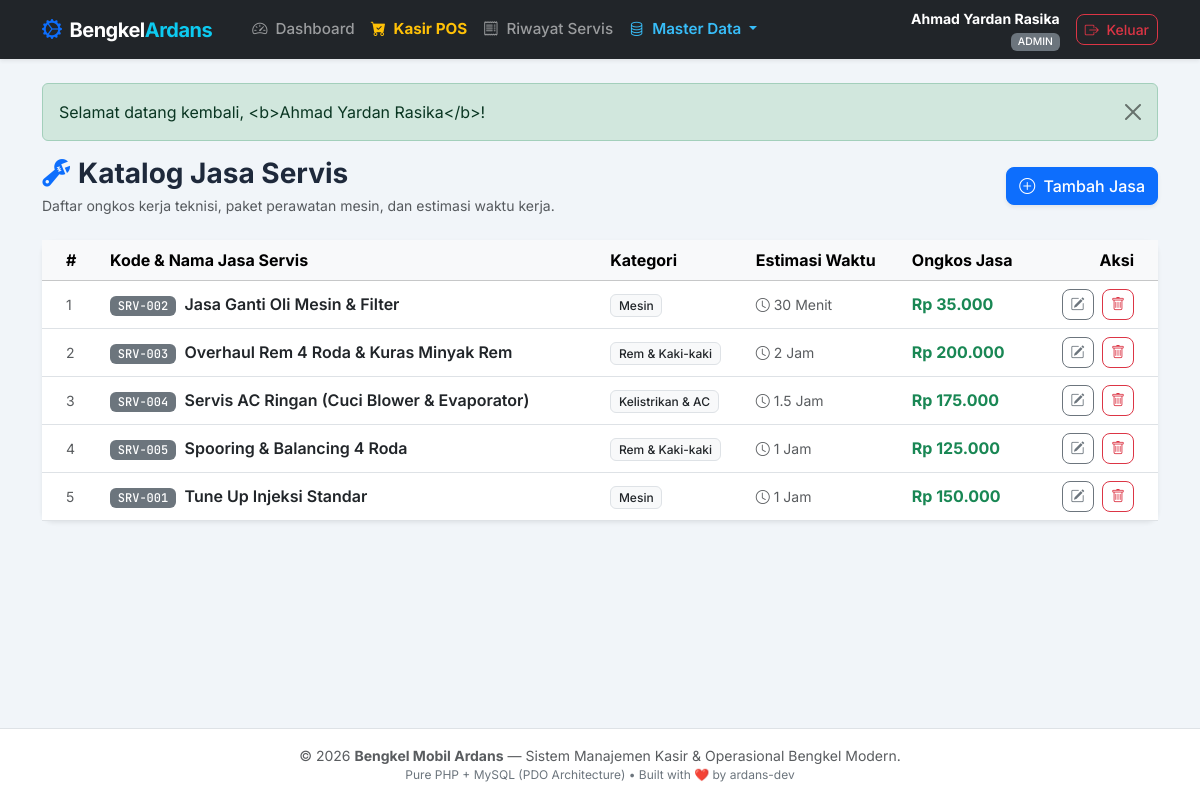
Page /layanan.php (signed in) on the committed database.
### tables this page shows
CREATE TABLE layanan (
    id_layanan INT AUTO_INCREMENT PRIMARY KEY,
    kode_layanan VARCHAR(20) NOT NULL UNIQUE COMMENT 'Kode referensi jasa (misal: SRV-001)',
    nama_layanan VARCHAR(100) NOT NULL COMMENT 'Nama jasa (misal: Tune Up Injeksi, Ganti Oli Mesin)',
    kategori VARCHAR(50) DEFAULT 'Umum' COMMENT 'Kategori pekerjaan (misal: Mesin, Rem, AC)',
    biaya_jasa DECIMAL(12, 2) NOT NULL DEFAULT 0.00 COMMENT 'Ongkos jasa montir dalam rupiah',
    estimasi_waktu VARCHAR(30) DEFAULT '1 Jam' COMMENT 'Perkiraan durasi pengerjaan jasa',
    created_at TIMESTAMP DEFAULT CURRENT_TIMESTAMP
);

### layanan.php (the view, shortened to what this page needs)
<?php
$layanan_list = db()->query("SELECT * FROM layanan ORDER BY nama_layanan ASC")->fetchAll();
include __DIR__ . '/includes/header.php';
?>
<div class="d-flex flex-wrap justify-content-between align-items-center mb-4 gap-2">
    <div>
        <h3 class="fw-bold mb-1"><i class="bi bi-wrench-adjustable text-primary me-2"></i>Katalog Jasa Servis</h3>
        <p class="text-muted small mb-0">Daftar ongkos kerja teknisi, paket perawatan mesin, dan estimasi waktu kerja.</p>
    </div>
    <button class="btn btn-primary shadow-sm" data-bs-toggle="modal" data-bs-target="#modalTambah">
        <i class="bi bi-plus-circle me-1"></i> Tambah Jasa
    </button>
</div>
<div class="card shadow-sm border-0">
    <div class="card-body p-0">
        <div class="table-responsive">
            <table class="table table-hover align-middle mb-0">
                <thead class="table-light">
                    <tr>
                        <th class="ps-4" style="width: 60px;">#</th>
                        <th>Kode & Nama Jasa Servis</th>
                        <th>Kategori</th>
                        <th>Estimasi Waktu</th>
                        <th>Ongkos Jasa</th>
                        <th class="text-end pe-4">Aksi</th>
                    </tr>
                </thead>
                <tbody>
                    <?php if (empty($layanan_list)): ?>
                        <tr>
                            <td colspan="6" class="text-center py-5 text-muted">
                                <i class="bi bi-tools fs-2 d-block mb-2 text-secondary"></i>
                                Belum ada jasa servis yang terdaftar di katalog.
                            </td>
                        </tr>
                    <?php else: ?>
                        <?php $no = 1; foreach ($layanan_list as $row): ?>
                            <tr>
                                <td class="ps-4 text-muted small"><?= $no++ ?></td>
                                <td>
                                    <span class="badge bg-secondary font-mono small me-1"><?= e($row['kode_layanan']) ?></span>
                                    <span class="fw-semibold text-dark"><?= e($row['nama_layanan']) ?></span>
                                </td>
                                <td><span class="badge bg-light text-dark border"><?= e($row['kategori']) ?></span></td>
                                <td>
                                    <small class="text-muted"><i class="bi bi-clock me-1"></i><?= e($row['estimasi_waktu']) ?></small>
                                </td>
                                <td class="fw-bold text-success"><?= rupiah($row['biaya_jasa']) ?></td>
                                <td class="text-end pe-4">
                                    <button class="btn btn-outline-secondary btn-sm me-1"
                                            onclick="editLayanan(<?= htmlspecialchars(json_encode($row), ENT_QUOTES, 'UTF-8') ?>)">
                                        <i class="bi bi-pencil-square"></i>
                                    </button>
                                    <a href="layanan.php?action=hapus&id=<?= (int)$row['id_layanan'] ?>"
                                       class="btn btn-outline-danger btn-sm"
                                       onclick="return confirm('Apakah Anda yakin ingin menghapus jasa ini?');">
                                        <i class="bi bi-trash"></i>
                                    </a>
                                </td>
                            </tr>
                        <?php endforeach; ?>
                    <?php endif; ?>
                </tbody>
            </table>
        </div>
    </div>
</div>
<?php include __DIR__ . '/includes/footer.php'; ?>

### includes/header.php (style rules this page uses)
body { font-family: 'Inter', sans-serif; background-color: #f1f5f9; color: #1e293b; min-height: 100vh; display: flex; flex-direction: column; }
.font-mono { font-family: 'JetBrains Mono', monospace; }
.card { border: 1px solid #e2e8f0; border-radius: 12px; box-shadow: 0 1px 3px 0 rgb(0 0 0 / 0.05); }
.btn { border-radius: 8px; font-weight: 500; }
.badge { font-weight: 500; }

### rows in the picture
layanan: kode_layanan "SRV-002", nama_layanan "Jasa Ganti Oli Mesin & Filter", kategori "Mesin", estimasi_waktu "30 Menit", biaya_jasa "Rp 35.000"
layanan: kode_layanan "SRV-003", nama_layanan "Overhaul Rem 4 Roda & Kuras Minyak Rem", kategori "Rem & Kaki-kaki", estimasi_waktu "2 Jam", biaya_jasa "Rp 200.000"
layanan: kode_layanan "SRV-004", nama_layanan "Servis AC Ringan (Cuci Blower & Evaporator)", kategori "Kelistrikan & AC", estimasi_waktu "1.5 Jam", biaya_jasa "Rp 175.000"
layanan: kode_layanan "SRV-005", nama_layanan "Spooring & Balancing 4 Roda", kategori "Rem & Kaki-kaki", estimasi_waktu "1 Jam", biaya_jasa "Rp 125.000"
layanan: kode_layanan "SRV-001", nama_layanan "Tune Up Injeksi Standar", kategori "Mesin", estimasi_waktu "1 Jam", biaya_jasa "Rp 150.000"

### other values in the picture
$user_login['nama'] "Ahmad Yardan Rasika"
$user_login['role'] "ADMIN"
$msg "Selamat datang kembali, <b>Ahmad Yardan Rasika</b>!"
